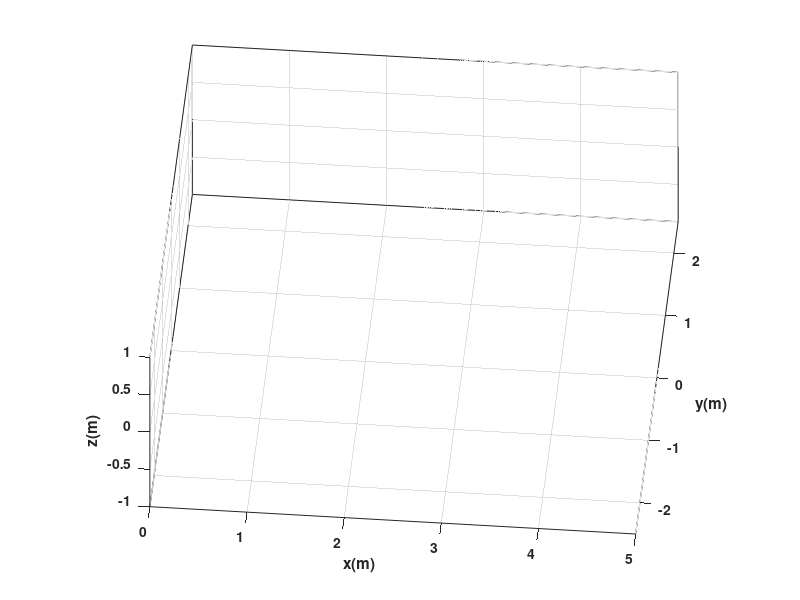

MATLAB code for this plot: (Note: this script raises an error after producing the figure.)
clear
close all
clc

%%%%%%%%%%%%%%%%%%%%%%%%%%%%%% TIEMPO %%%%%%%%%%%%%%%%%%%%%%%%%%%%%%%%%%%%%

tf = 5;             % Tiempo de simulacion (ajustado al dominio)
ts = 0.01;            
t = 0: ts: tf;       
N = length(t);       

%%%%%%%%%%%%%%%%%%%%%%%% CONDICIONES INICIALES %%%%%%%%%%%%%%%%%%%%%%%%%%%%

x1 = zeros(1,N+1);  
y1 = zeros(1,N+1);  
phi = zeros(1,N+1); 

% Condiciones de la trayectoria específicas
x1(1) = 0;              
y1(1) = 0;              
phi(1) = 0;       

%%%%%%%%%%%%%%%%%%%%%%%%%%%% PUNTO DE CONTROL %%%%%%%%%%%%%%%%%%%%%%%%%%%%%

hx = zeros(1,N+1);  
hy = zeros(1,N+1);  

hx(1) = x1(1);
hy(1) = y1(1);

%%%%%%%%%%%%%%%%%%%%%% VELOCIDADES DE REFERENCIA %%%%%%%%%%%%%%%%%%%%%%%%%%

u = zeros(1,N); % velocidad lineal
w = zeros(1,N); % velocidad angular

for k = 1:N
    
    tk = t(k);
    
    dx = 1;
    dy = 4*tk*cos(tk^2);
    
    % Velocidad lineal
    u(k) = sqrt(dx^2 + dy^2);
    
    % Velocidad angular
    w(k) = (4*(cos(tk^2)-2*(tk^2)*sin(tk^2))) / (1 + (4*tk*cos(tk^2))^2);
    
end

%%%%%%%%%%%%%%%%%%%%%%%%% BUCLE DE SIMULACION %%%%%%%%%%%%%%%%%%%%%%%%%%%%%%%%

for k=1:N 
    
    phi(k+1)=phi(k)+w(k)*ts; % Integral numérica (método de Euler)
    
    %%%%%%%%%%%%%%%%%%%%% MODELO CINEMATICO %%%%%%%%%%%%%%%%%%%%%%%%%
    %Aplicamos el modelo cinemático diferencial para obtener las
    %velocidades en x, y, phi
    xp1=u(k)*cos(phi(k)); 
    yp1=u(k)*sin(phi(k));
    phip= w(k);

    x1(k+1)=x1(k) + xp1*ts ; % Integral numérica (método de Euler)
    y1(k+1)=y1(k) + yp1*ts ; % Integral numérica (método de Euler)
    
    
    % Posicion del robot con respecto al punto de control
    hx(k+1)=x1(k+1); 
    hy(k+1)=y1(k+1);

end

%%%%%%%%%%%%%%%%%%%%%%%%%%%%% SIMULACION VIRTUAL 3D %%%%%%%%%%%%%%%%%%%%%%%%%%%%

% a) Configuracion de escena

scene=figure;  % Crear figura (Escena)
set(scene,'Color','white'); % Color del fondo de la escena
set(gca,'FontWeight','bold') ;% Negrilla en los ejes y etiquetas
sizeScreen=get(0,'ScreenSize'); % Retorna el tamaño de la pantalla del computador
set(scene,'position',sizeScreen); % Congigurar tamaño de la figura
camlight('headlight'); % Luz para la escena
axis equal; % Establece la relación de aspecto para que las unidades de datos sean las mismas en todas las direcciones.
grid on; % Mostrar líneas de cuadrícula en los ejes
box on; % Mostrar contorno de ejes
xlabel('x(m)'); ylabel('y(m)'); zlabel('z(m)'); % Etiqueta de los eje

view([5 40]); % Orientacion de la figura
axis([0 5 -2.5 2.5 -1 1]); % Ingresar limites minimos y maximos en los ejes x y z [minX maxX minY maxY minZ maxZ]

% b) Graficar robots en la posicion inicial
scale = 4;
MobileRobot_5;
H1=MobilePlot_4(x1(1),y1(1),phi(1),scale);hold on;

% c) Graficar Trayectorias
H2=plot3(hx(1),hy(1),0,'r','lineWidth',2);

% d) Bucle de simulacion de movimiento del robot

step=1; % pasos para simulacion

for k=1:step:N

    delete(H1);    
    delete(H2);
    
    H1=MobilePlot_4(x1(k),y1(k),phi(k),scale);
    H2=plot3(hx(1:k),hy(1:k),zeros(1,k),'r','lineWidth',2);
    
    pause(ts);

end

%%%%%%%%%%%%%%%%%%%%%%%%%%%%% Graficas %%%%%%%%%%%%%%%%%%%%%%%%%%%%
graph=figure;  % Crear figura (Escena)
set(graph,'position',sizeScreen); % Congigurar tamaño de la figura
subplot(211)
plot(t,u,'b','LineWidth',2),grid('on'),xlabel('Tiempo [s]'),ylabel('m/s'),legend('u');
subplot(212)
plot(t,w,'r','LineWidth',2),grid('on'),xlabel('Tiempo [s]'),ylabel('[rad/s]'),legend('w');
